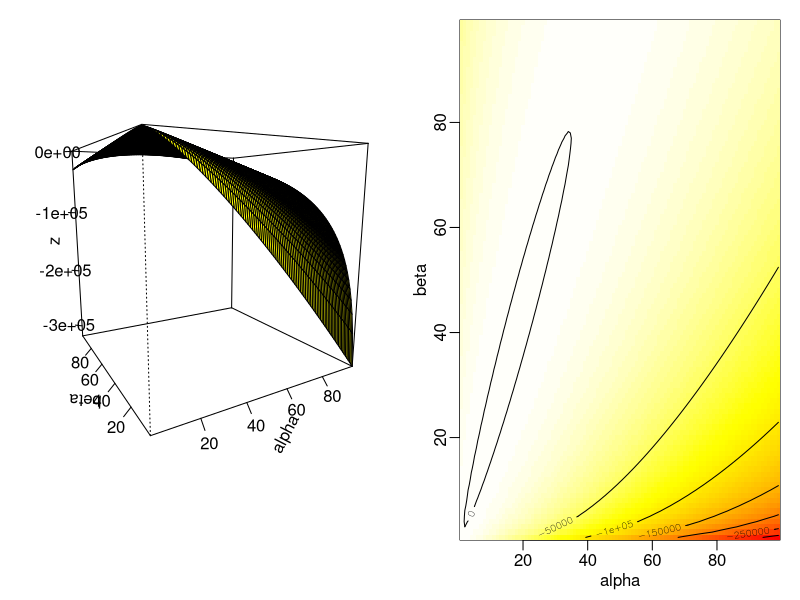

This chart was generated by the following R code:
## ---- chunk 1
knitr::opts_chunk$set(echo = TRUE)
## ---- chunk 2
data <- read.csv("EconomicMobility.csv")
## ---- chunk 3
objective.fn <- function(P) {
  function(alpha, beta) {
    loglikelihood <- 0
    for (y in P) {
      loglikelihood <- loglikelihood + alpha*log(beta) + 
        (alpha -1)*log(y) - log(gamma(alpha)) - y*beta
    }
    return(loglikelihood)
  }
}
## ---- chunk 4
alpha = beta = seq(1, 99)
objective <- objective.fn(data$Commute)
# This is the key computation; there are many ways to achieve this.
z = outer(alpha, beta, objective)  # Outer takes advantage of the fact that
                                 # objective.fn is vectorized simultaneously

par(mfrow = c(1, 2), mar = c(3,3,1,1), mgp = c(3, 0.5, 0))
persp(alpha, beta, z,                 # x-ticks, y-ticks, "height" matrix.
      theta = -30, phi = 10,     # Viewpoint rotation (spherical coordinates).
      col='yellow', expand=1,
      ticktype = 'detailed')

# For an interactive visualization, substitute persp for rgl::persp3d.

image(alpha, beta, z,                 # Matrix as heatmap.
      col = heat.colors(100),    # Palette with 100 levels; visually continuous.
      useRaster = TRUE,          # Less accurate image, but faster.
      ann = FALSE)
mtext(text = "alpha", side = 1, line = 1.5) # Suppress default axis labels, and
mtext(text = "beta", side = 2, line = 1.5) # draw them closer to the axis.
contour(alpha, beta, z, add = TRUE)   # Add contours.
